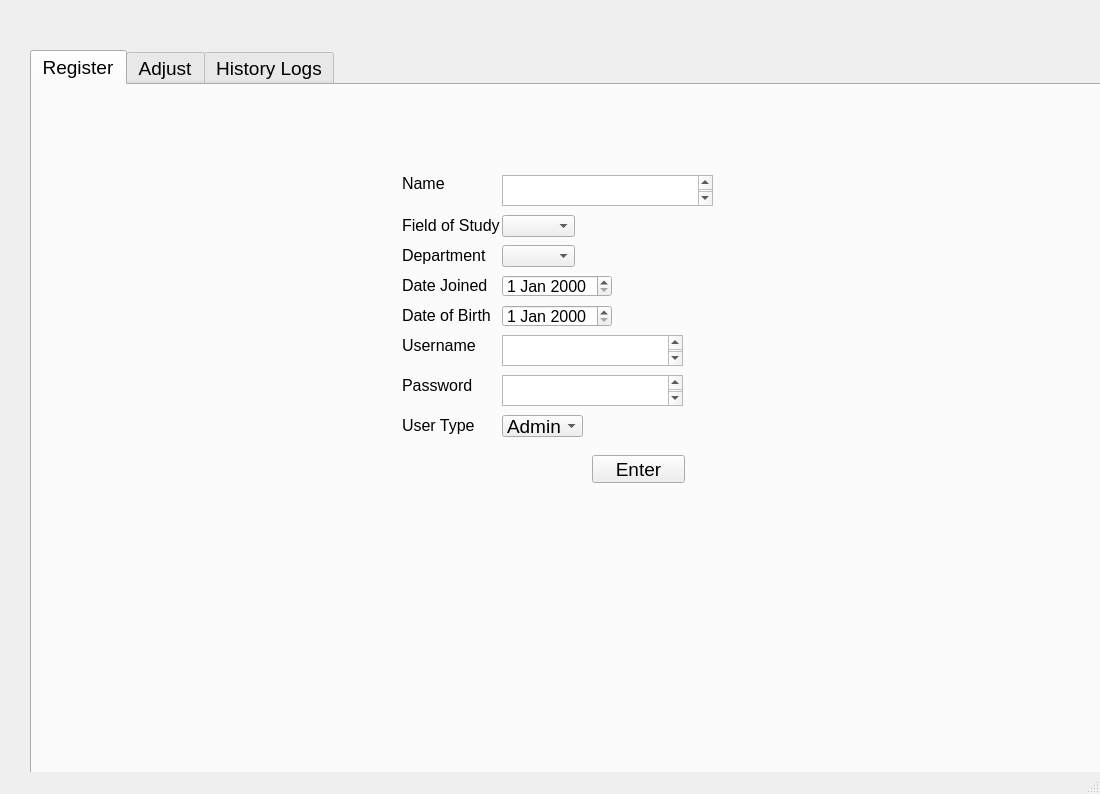
<?xml version="1.0" encoding="UTF-8"?>
<ui version="4.0">
 <class>MainWindow</class>
 <widget class="QMainWindow" name="MainWindow">
  <property name="geometry">
   <rect>
    <x>0</x>
    <y>0</y>
    <width>1100</width>
    <height>794</height>
   </rect>
  </property>
  <property name="windowTitle">
   <string>MainWindow</string>
  </property>
  <widget class="QWidget" name="centralwidget">
   <widget class="QTabWidget" name="adminhubtab">
    <property name="geometry">
     <rect>
      <x>30</x>
      <y>50</y>
      <width>1100</width>
      <height>800</height>
     </rect>
    </property>
    <property name="minimumSize">
     <size>
      <width>1100</width>
      <height>800</height>
     </size>
    </property>
    <property name="maximumSize">
     <size>
      <width>1100</width>
      <height>800</height>
     </size>
    </property>
    <property name="font">
     <font>
      <pointsize>14</pointsize>
     </font>
    </property>
    <property name="currentIndex">
     <number>0</number>
    </property>
    <widget class="QWidget" name="register">
     <attribute name="title">
      <string>Register</string>
     </attribute>
     <widget class="QTextEdit" name="in_name">
      <property name="geometry">
       <rect>
        <x>470</x>
        <y>90</y>
        <width>211</width>
        <height>31</height>
       </rect>
      </property>
     </widget>
     <widget class="QDateEdit" name="in_dob">
      <property name="geometry">
       <rect>
        <x>470</x>
        <y>220</y>
        <width>110</width>
        <height>22</height>
       </rect>
      </property>
      <property name="font">
       <font>
        <pointsize>12</pointsize>
       </font>
      </property>
     </widget>
     <widget class="QDateEdit" name="in_datejoined">
      <property name="geometry">
       <rect>
        <x>470</x>
        <y>190</y>
        <width>110</width>
        <height>22</height>
       </rect>
      </property>
      <property name="font">
       <font>
        <pointsize>12</pointsize>
       </font>
      </property>
     </widget>
     <widget class="QComboBox" name="in_department">
      <property name="geometry">
       <rect>
        <x>470</x>
        <y>160</y>
        <width>73</width>
        <height>22</height>
       </rect>
      </property>
     </widget>
     <widget class="QComboBox" name="in_fieldofstudy">
      <property name="geometry">
       <rect>
        <x>470</x>
        <y>130</y>
        <width>73</width>
        <height>22</height>
       </rect>
      </property>
     </widget>
     <widget class="QComboBox" name="in_usertype">
      <property name="geometry">
       <rect>
        <x>470</x>
        <y>330</y>
        <width>81</width>
        <height>22</height>
       </rect>
      </property>
      <item>
       <property name="text">
        <string>Admin</string>
       </property>
      </item>
      <item>
       <property name="text">
        <string>Doctor</string>
       </property>
      </item>
      <item>
       <property name="text">
        <string>Nurse</string>
       </property>
      </item>
     </widget>
     <widget class="QTextEdit" name="in_username">
      <property name="geometry">
       <rect>
        <x>470</x>
        <y>250</y>
        <width>181</width>
        <height>31</height>
       </rect>
      </property>
     </widget>
     <widget class="QTextEdit" name="in_password">
      <property name="geometry">
       <rect>
        <x>470</x>
        <y>290</y>
        <width>181</width>
        <height>31</height>
       </rect>
      </property>
     </widget>
     <widget class="QToolButton" name="button_registerWorker">
      <property name="geometry">
       <rect>
        <x>560</x>
        <y>370</y>
        <width>93</width>
        <height>28</height>
       </rect>
      </property>
      <property name="text">
       <string>Enter</string>
      </property>
     </widget>
     <widget class="QLabel" name="label">
      <property name="geometry">
       <rect>
        <x>370</x>
        <y>90</y>
        <width>55</width>
        <height>16</height>
       </rect>
      </property>
      <property name="font">
       <font>
        <pointsize>12</pointsize>
       </font>
      </property>
      <property name="text">
       <string>Name</string>
      </property>
     </widget>
     <widget class="QLabel" name="label_2">
      <property name="geometry">
       <rect>
        <x>370</x>
        <y>130</y>
        <width>161</width>
        <height>21</height>
       </rect>
      </property>
      <property name="font">
       <font>
        <pointsize>12</pointsize>
       </font>
      </property>
      <property name="text">
       <string>Field of Study</string>
      </property>
     </widget>
     <widget class="QLabel" name="label_5">
      <property name="geometry">
       <rect>
        <x>370</x>
        <y>160</y>
        <width>161</width>
        <height>21</height>
       </rect>
      </property>
      <property name="font">
       <font>
        <pointsize>12</pointsize>
       </font>
      </property>
      <property name="text">
       <string>Department</string>
      </property>
     </widget>
     <widget class="QLabel" name="label_6">
      <property name="geometry">
       <rect>
        <x>370</x>
        <y>190</y>
        <width>161</width>
        <height>21</height>
       </rect>
      </property>
      <property name="font">
       <font>
        <pointsize>12</pointsize>
       </font>
      </property>
      <property name="text">
       <string>Date Joined</string>
      </property>
     </widget>
     <widget class="QLabel" name="label_7">
      <property name="geometry">
       <rect>
        <x>370</x>
        <y>220</y>
        <width>161</width>
        <height>21</height>
       </rect>
      </property>
      <property name="font">
       <font>
        <pointsize>12</pointsize>
       </font>
      </property>
      <property name="text">
       <string>Date of Birth</string>
      </property>
     </widget>
     <widget class="QLabel" name="label_8">
      <property name="geometry">
       <rect>
        <x>370</x>
        <y>250</y>
        <width>161</width>
        <height>21</height>
       </rect>
      </property>
      <property name="font">
       <font>
        <pointsize>12</pointsize>
       </font>
      </property>
      <property name="text">
       <string>Username</string>
      </property>
     </widget>
     <widget class="QLabel" name="label_9">
      <property name="geometry">
       <rect>
        <x>370</x>
        <y>290</y>
        <width>161</width>
        <height>21</height>
       </rect>
      </property>
      <property name="font">
       <font>
        <pointsize>12</pointsize>
       </font>
      </property>
      <property name="text">
       <string>Password</string>
      </property>
     </widget>
     <widget class="QLabel" name="label_10">
      <property name="geometry">
       <rect>
        <x>370</x>
        <y>330</y>
        <width>161</width>
        <height>21</height>
       </rect>
      </property>
      <property name="font">
       <font>
        <pointsize>12</pointsize>
       </font>
      </property>
      <property name="text">
       <string>User Type</string>
      </property>
     </widget>
    </widget>
    <widget class="QWidget" name="adjust">
     <attribute name="title">
      <string>Adjust</string>
     </attribute>
     <widget class="QScrollArea" name="scrollArea_3">
      <property name="geometry">
       <rect>
        <x>160</x>
        <y>140</y>
        <width>721</width>
        <height>441</height>
       </rect>
      </property>
      <property name="widgetResizable">
       <bool>true</bool>
      </property>
      <widget class="QWidget" name="scrollAreaWidgetContents_4">
       <property name="geometry">
        <rect>
         <x>0</x>
         <y>0</y>
         <width>719</width>
         <height>439</height>
        </rect>
       </property>
       <widget class="QTextBrowser" name="textBrowser_39">
        <property name="geometry">
         <rect>
          <x>10</x>
          <y>10</y>
          <width>701</width>
          <height>101</height>
         </rect>
        </property>
        <property name="html">
         <string>&lt;!DOCTYPE HTML PUBLIC &quot;-//W3C//DTD HTML 4.0//EN&quot; &quot;http://www.w3.org/TR/REC-html40/strict.dtd&quot;&gt;
&lt;html&gt;&lt;head&gt;&lt;meta name=&quot;qrichtext&quot; content=&quot;1&quot; /&gt;&lt;style type=&quot;text/css&quot;&gt;
p, li { white-space: pre-wrap; }
&lt;/style&gt;&lt;/head&gt;&lt;body style=&quot; font-family:'MS Shell Dlg 2'; font-size:14pt; font-weight:400; font-style:normal;&quot;&gt;
&lt;p style=&quot; margin-top:0px; margin-bottom:0px; margin-left:0px; margin-right:0px; -qt-block-indent:0; text-indent:0px;&quot;&gt;&lt;span style=&quot; font-size:9pt;&quot;&gt;Name: Rebecca Johnson&lt;/span&gt;&lt;/p&gt;
&lt;p style=&quot; margin-top:0px; margin-bottom:0px; margin-left:0px; margin-right:0px; -qt-block-indent:0; text-indent:0px;&quot;&gt;&lt;span style=&quot; font-size:9pt;&quot;&gt;Field of Study: Nutrition&lt;/span&gt;&lt;/p&gt;
&lt;p style=&quot; margin-top:0px; margin-bottom:0px; margin-left:0px; margin-right:0px; -qt-block-indent:0; text-indent:0px;&quot;&gt;&lt;span style=&quot; font-size:9pt;&quot;&gt;Department: Anesthesiology&lt;/span&gt;&lt;/p&gt;
&lt;p style=&quot; margin-top:0px; margin-bottom:0px; margin-left:0px; margin-right:0px; -qt-block-indent:0; text-indent:0px;&quot;&gt;&lt;span style=&quot; font-size:9pt;&quot;&gt;Date Joined: 03/03/09&lt;/span&gt;&lt;/p&gt;
&lt;p style=&quot; margin-top:0px; margin-bottom:0px; margin-left:0px; margin-right:0px; -qt-block-indent:0; text-indent:0px;&quot;&gt;&lt;span style=&quot; font-size:9pt;&quot;&gt;Date of Birth: 5/21/80&lt;/span&gt;&lt;/p&gt;
&lt;p style=&quot; margin-top:0px; margin-bottom:0px; margin-left:0px; margin-right:0px; -qt-block-indent:0; text-indent:0px;&quot;&gt;&lt;span style=&quot; font-size:9pt;&quot;&gt;User Type: Doctor&lt;/span&gt;&lt;/p&gt;&lt;/body&gt;&lt;/html&gt;</string>
        </property>
       </widget>
       <widget class="QToolButton" name="toolButton_6">
        <property name="geometry">
         <rect>
          <x>600</x>
          <y>40</y>
          <width>93</width>
          <height>28</height>
         </rect>
        </property>
        <property name="text">
         <string>Access</string>
        </property>
       </widget>
      </widget>
     </widget>
     <widget class="QTextBrowser" name="textBrowser_35">
      <property name="geometry">
       <rect>
        <x>170</x>
        <y>30</y>
        <width>91</width>
        <height>71</height>
       </rect>
      </property>
      <property name="html">
       <string>&lt;!DOCTYPE HTML PUBLIC &quot;-//W3C//DTD HTML 4.0//EN&quot; &quot;http://www.w3.org/TR/REC-html40/strict.dtd&quot;&gt;
&lt;html&gt;&lt;head&gt;&lt;meta name=&quot;qrichtext&quot; content=&quot;1&quot; /&gt;&lt;style type=&quot;text/css&quot;&gt;
p, li { white-space: pre-wrap; }
&lt;/style&gt;&lt;/head&gt;&lt;body style=&quot; font-family:'MS Shell Dlg 2'; font-size:14pt; font-weight:400; font-style:normal;&quot;&gt;
&lt;p style=&quot; margin-top:0px; margin-bottom:0px; margin-left:0px; margin-right:0px; -qt-block-indent:0; text-indent:0px;&quot;&gt;&lt;span style=&quot; font-size:12pt; font-weight:600;&quot;&gt;Search by Doctor Name&lt;/span&gt;&lt;/p&gt;&lt;/body&gt;&lt;/html&gt;</string>
      </property>
     </widget>
     <widget class="QTextEdit" name="in_searchByPatientID_3">
      <property name="geometry">
       <rect>
        <x>270</x>
        <y>30</y>
        <width>591</width>
        <height>71</height>
       </rect>
      </property>
     </widget>
     <widget class="QToolButton" name="input_searchdoctor">
      <property name="geometry">
       <rect>
        <x>760</x>
        <y>100</y>
        <width>93</width>
        <height>28</height>
       </rect>
      </property>
      <property name="text">
       <string>Search</string>
      </property>
     </widget>
    </widget>
    <widget class="QWidget" name="historyLogs">
     <attribute name="title">
      <string>History Logs</string>
     </attribute>
     <widget class="QTextEdit" name="in_searchByPatientID_4">
      <property name="geometry">
       <rect>
        <x>270</x>
        <y>30</y>
        <width>591</width>
        <height>71</height>
       </rect>
      </property>
     </widget>
     <widget class="QToolButton" name="input_searchpatient">
      <property name="geometry">
       <rect>
        <x>760</x>
        <y>100</y>
        <width>93</width>
        <height>28</height>
       </rect>
      </property>
      <property name="text">
       <string>Search</string>
      </property>
     </widget>
     <widget class="QTextBrowser" name="textBrowser_36">
      <property name="geometry">
       <rect>
        <x>170</x>
        <y>30</y>
        <width>91</width>
        <height>71</height>
       </rect>
      </property>
      <property name="html">
       <string>&lt;!DOCTYPE HTML PUBLIC &quot;-//W3C//DTD HTML 4.0//EN&quot; &quot;http://www.w3.org/TR/REC-html40/strict.dtd&quot;&gt;
&lt;html&gt;&lt;head&gt;&lt;meta name=&quot;qrichtext&quot; content=&quot;1&quot; /&gt;&lt;style type=&quot;text/css&quot;&gt;
p, li { white-space: pre-wrap; }
&lt;/style&gt;&lt;/head&gt;&lt;body style=&quot; font-family:'MS Shell Dlg 2'; font-size:14pt; font-weight:400; font-style:normal;&quot;&gt;
&lt;p style=&quot; margin-top:0px; margin-bottom:0px; margin-left:0px; margin-right:0px; -qt-block-indent:0; text-indent:0px;&quot;&gt;&lt;span style=&quot; font-size:12pt; font-weight:600;&quot;&gt;Search by Patient ID&lt;/span&gt;&lt;/p&gt;&lt;/body&gt;&lt;/html&gt;</string>
      </property>
     </widget>
     <widget class="QScrollArea" name="scrollArea_4">
      <property name="geometry">
       <rect>
        <x>160</x>
        <y>140</y>
        <width>721</width>
        <height>441</height>
       </rect>
      </property>
      <property name="widgetResizable">
       <bool>true</bool>
      </property>
      <widget class="QWidget" name="scrollAreaWidgetContents_5">
       <property name="geometry">
        <rect>
         <x>0</x>
         <y>0</y>
         <width>719</width>
         <height>439</height>
        </rect>
       </property>
       <widget class="QTextBrowser" name="textBrowser_40">
        <property name="geometry">
         <rect>
          <x>10</x>
          <y>10</y>
          <width>701</width>
          <height>81</height>
         </rect>
        </property>
        <property name="html">
         <string>&lt;!DOCTYPE HTML PUBLIC &quot;-//W3C//DTD HTML 4.0//EN&quot; &quot;http://www.w3.org/TR/REC-html40/strict.dtd&quot;&gt;
&lt;html&gt;&lt;head&gt;&lt;meta name=&quot;qrichtext&quot; content=&quot;1&quot; /&gt;&lt;style type=&quot;text/css&quot;&gt;
p, li { white-space: pre-wrap; }
&lt;/style&gt;&lt;/head&gt;&lt;body style=&quot; font-family:'MS Shell Dlg 2'; font-size:14pt; font-weight:400; font-style:normal;&quot;&gt;
&lt;p style=&quot; margin-top:0px; margin-bottom:0px; margin-left:0px; margin-right:0px; -qt-block-indent:0; text-indent:0px;&quot;&gt;&lt;span style=&quot; font-size:9pt;&quot;&gt;Patient ID: Doe1&lt;/span&gt;&lt;/p&gt;
&lt;p style=&quot; margin-top:0px; margin-bottom:0px; margin-left:0px; margin-right:0px; -qt-block-indent:0; text-indent:0px;&quot;&gt;&lt;span style=&quot; font-size:9pt;&quot;&gt;Name: Jane Done&lt;/span&gt;&lt;/p&gt;
&lt;p style=&quot; margin-top:0px; margin-bottom:0px; margin-left:0px; margin-right:0px; -qt-block-indent:0; text-indent:0px;&quot;&gt;&lt;span style=&quot; font-size:9pt;&quot;&gt;DOB: 07-31-98&lt;/span&gt;&lt;/p&gt;
&lt;p style=&quot; margin-top:0px; margin-bottom:0px; margin-left:0px; margin-right:0px; -qt-block-indent:0; text-indent:0px;&quot;&gt;&lt;span style=&quot; font-size:9pt;&quot;&gt;Last Log Update: 1-21-20&lt;/span&gt;&lt;/p&gt;&lt;/body&gt;&lt;/html&gt;</string>
        </property>
       </widget>
       <widget class="QToolButton" name="toolButton_8">
        <property name="geometry">
         <rect>
          <x>600</x>
          <y>40</y>
          <width>93</width>
          <height>28</height>
         </rect>
        </property>
        <property name="text">
         <string>Access</string>
        </property>
       </widget>
      </widget>
     </widget>
    </widget>
   </widget>
  </widget>
  <widget class="QMenuBar" name="menubar">
   <property name="geometry">
    <rect>
     <x>0</x>
     <y>0</y>
     <width>1100</width>
     <height>26</height>
    </rect>
   </property>
  </widget>
  <widget class="QStatusBar" name="statusbar"/>
 </widget>
 <resources/>
 <connections/>
</ui>
